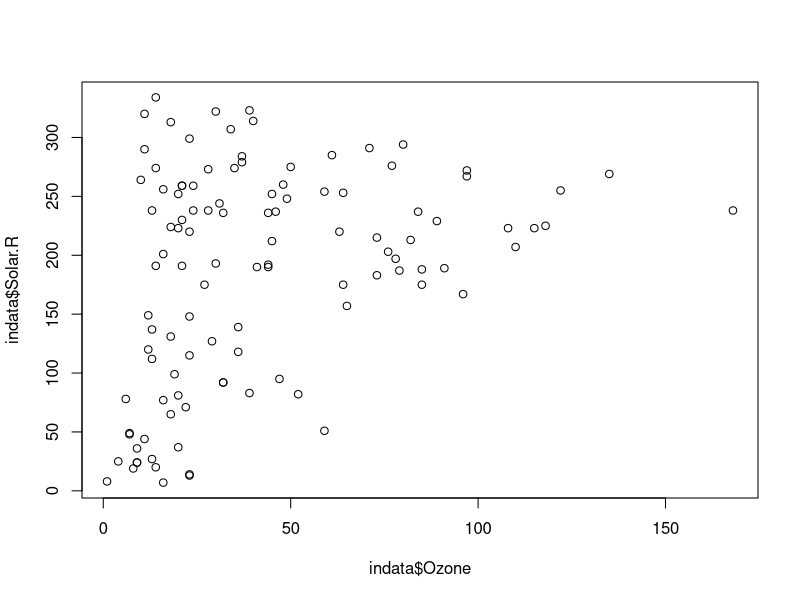

Reproduce this figure in R.
# This script has examples from Week 7

data()

indata <- airquality

dim(indata)

head(indata)

tail(indata)

is.data.frame(indata)

plot(indata$Ozone, indata$Solar.R)

# Data Quality checks

cleaned_data <- na.omit(indata)

dim(cleaned_data)

print(paste("Number of rows dropped due to missing values: ", dim(indata)[1] - dim(cleaned_data)[1]))

# Check for duplicates
sum(duplicated(cleaned_data))

# Descriptive Statistics

summary(cleaned_data)

cleaned_data$cMonth = as.factor(cleaned_data$Month)


